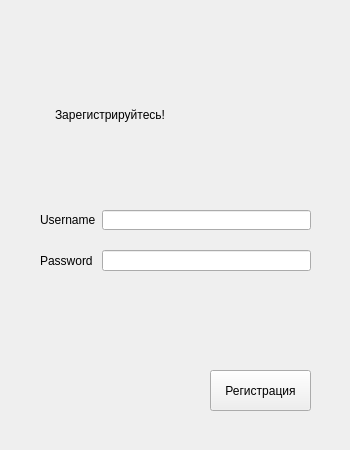
<?xml version="1.0" encoding="UTF-8"?>
<ui version="4.0">
 <class>Form</class>
 <widget class="QWidget" name="Form">
  <property name="geometry">
   <rect>
    <x>0</x>
    <y>0</y>
    <width>350</width>
    <height>450</height>
   </rect>
  </property>
  <property name="windowTitle">
   <string>Registration</string>
  </property>
  <widget class="QWidget" name="formLayoutWidget">
   <property name="geometry">
    <rect>
     <x>40</x>
     <y>210</y>
     <width>271</width>
     <height>61</height>
    </rect>
   </property>
   <layout class="QFormLayout" name="formLayout">
    <property name="verticalSpacing">
     <number>20</number>
    </property>
    <item row="0" column="0">
     <widget class="QLabel" name="usernameLabel">
      <property name="styleSheet">
       <string notr="true">font: 10pt &quot;Minecraft Rus&quot;;</string>
      </property>
      <property name="text">
       <string>Username</string>
      </property>
     </widget>
    </item>
    <item row="0" column="1">
     <widget class="QLineEdit" name="usernameLineEdit"/>
    </item>
    <item row="1" column="0">
     <widget class="QLabel" name="passwordLabel">
      <property name="styleSheet">
       <string notr="true">font: 10pt &quot;Minecraft Rus&quot;;</string>
      </property>
      <property name="text">
       <string>Password</string>
      </property>
     </widget>
    </item>
    <item row="1" column="1">
     <widget class="QLineEdit" name="passwordLineEdit"/>
    </item>
   </layout>
  </widget>
  <widget class="QLabel" name="label_3">
   <property name="geometry">
    <rect>
     <x>55</x>
     <y>100</y>
     <width>240</width>
     <height>30</height>
    </rect>
   </property>
   <property name="styleSheet">
    <string notr="true">font: 14pt &quot;Minecraft Rus&quot;;</string>
   </property>
   <property name="text">
    <string>Зарегистрируйтесь!</string>
   </property>
  </widget>
  <widget class="QPushButton" name="pushButton">
   <property name="geometry">
    <rect>
     <x>210</x>
     <y>370</y>
     <width>101</width>
     <height>41</height>
    </rect>
   </property>
   <property name="styleSheet">
    <string notr="true">font: 8pt &quot;Minecraft Rus&quot;;</string>
   </property>
   <property name="text">
    <string>Регистрация</string>
   </property>
  </widget>
 </widget>
 <resources/>
 <connections/>
</ui>
